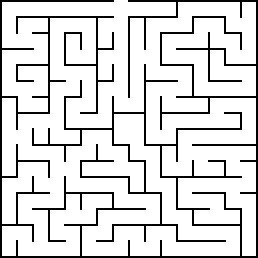
#> input picture maze.jpg, 258 x 258 px, found by its file name
$ python dfstrial.py
#> lines starting #> are read from the running program, lines starting #| are printed output that depends on the picture; after the words box and inside, x2 and y2 are one past the last pixel; in counts of white or black regions, pixels touching at a corner belong together
import cv2
import threading

# A class to store the x and y coordinate of a point
# The + and = operators are overloaded to work for it
class Point(object):
    def __init__(self, x=0, y=0):
        self.x = x
        self.y = y

    def __add__(self, other):
        return Point(self.x + other.x, self.y + other.y)

    def __eq__(self, other):
        return self.x == other.x and self.y == other.y


mouse_click_status = 0
# a flag variable to store status of mouse clicks.
# 0 -> no clicks
# 1 -> first click (start)
# 2 -> second click (end)


rw = 4  # for position of the rectangle drawn on image when clicked

start = Point()  # starting point
end = Point()  # ending point

# directions of surrounding nodes for DFS
directions = [Point(0, -1), Point(0, 1), Point(1, 0), Point(-1, 0)]


# The DFS function:
# It explores as far as possible along each branch before backtracking.
# [91 lines left out: functions dfs, mouse_click, not called in this run]

# display function
def display():
    global img
    cv2.imshow("image", img)
    cv2.setMouseCallback("image", mouse_click)
    while True:
        cv2.imshow("image", img)
        cv2.waitKey(1)


# reading the image
img = cv2.imread("maze.jpg")
#> img is the input picture: shape (258, 258, 3); min 0, max 255, mean 219.7
img = cv2.cvtColor(img, cv2.COLOR_BGR2GRAY)
#> img: shape (258, 258)

# resizing the image
img = cv2.resize(img, (1080, 720), interpolation=cv2.INTER_NEAREST)
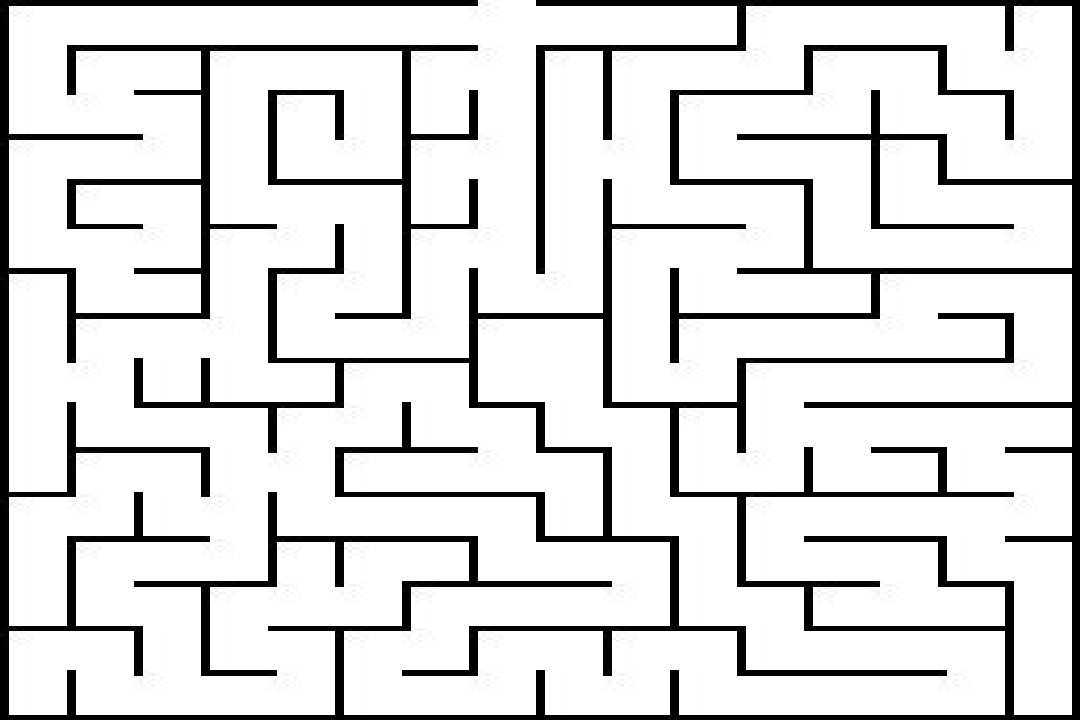
#> img: shape (720, 1080); min 0, max 255, mean 218.5

_, img = cv2.threshold(img, 120, 255, cv2.THRESH_BINARY)
#> img: shape (720, 1080); 85.7% white; 1 black region, box (x1, y1, x2, y2) and area: (0, 0, 1080, 720) 111014
# img object, threshold value, color of threshold, Binary thresh because 2 colors

img = cv2.cvtColor(img, cv2.COLOR_GRAY2BGR)

# height and width of image
h, w = img.shape[:2]
#> h = 720; w = 1080

# thread to run the display function simultaneously
t = threading.Thread(target=display, args=())
t.daemon = True
t.start()

# Preventing DFS function to run until both clicks are performed and the starting and ending point are stored
#> (the run stopped early here; a loop or call above may not have finished)
